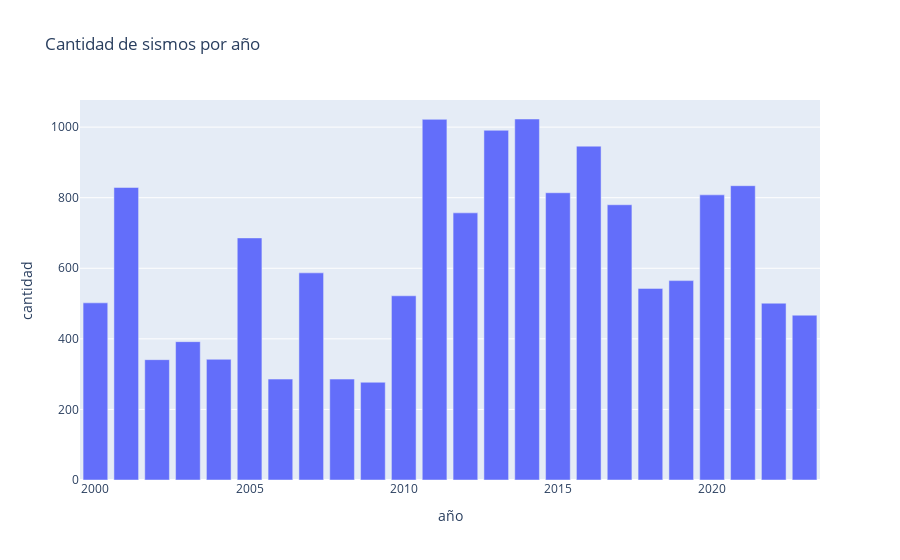

Here is the notebook cell this chart was saved with:
### Code cell
#PLOTLY
#GRAFICA DE BARRAS
fig = px.bar(df, x = df['fecha UTC'].dt.year.value_counts().index, y = df['fecha UTC'].dt.year.value_counts().values, title = 'Cantidad de sismos por año', labels={'x':'año', 'y': 'cantidad'})

fig.show()

### Figure 1 — Plotly figure (JSON) as saved in the notebook; plotly's stock layout.template omitted (floating-point values rounded to 4 significant figures)
{"data": [{"alignmentgroup": "True", "hovertemplate": "año=%{x}<br>cantidad=%{y}<extra></extra>", "legendgroup": "", "marker": {"color": "#636efa", "pattern": {"shape": ""}}, "name": "", "offsetgroup": "", "orientation": "v", "showlegend": false, "textposition": "auto", "type": "bar", "x": [2014, 2011, 2013, 2016, 2021, 2001, 2015, 2020, 2017, 2012, 2005, 2007, 2019, 2018, 2010, 2000, 2022, 2023, 2003, 2004, 2002, 2008, 2006, 2009], "xaxis": "x", "y": [1023, 1022, 991, 946, 834, 829, 814, 808, 780, 757, 686, 587, 565, 543, 522, 502, 501, 467, 392, 342, 341, 286, 286, 277], "yaxis": "y"}], "layout": {"barmode": "relative", "legend": {"tracegroupgap": 0}, "title": {"text": "Cantidad de sismos por año"}, "xaxis": {"anchor": "y", "domain": [0, 1], "title": {"text": "año"}}, "yaxis": {"anchor": "x", "domain": [0, 1], "title": {"text": "cantidad"}}}}
